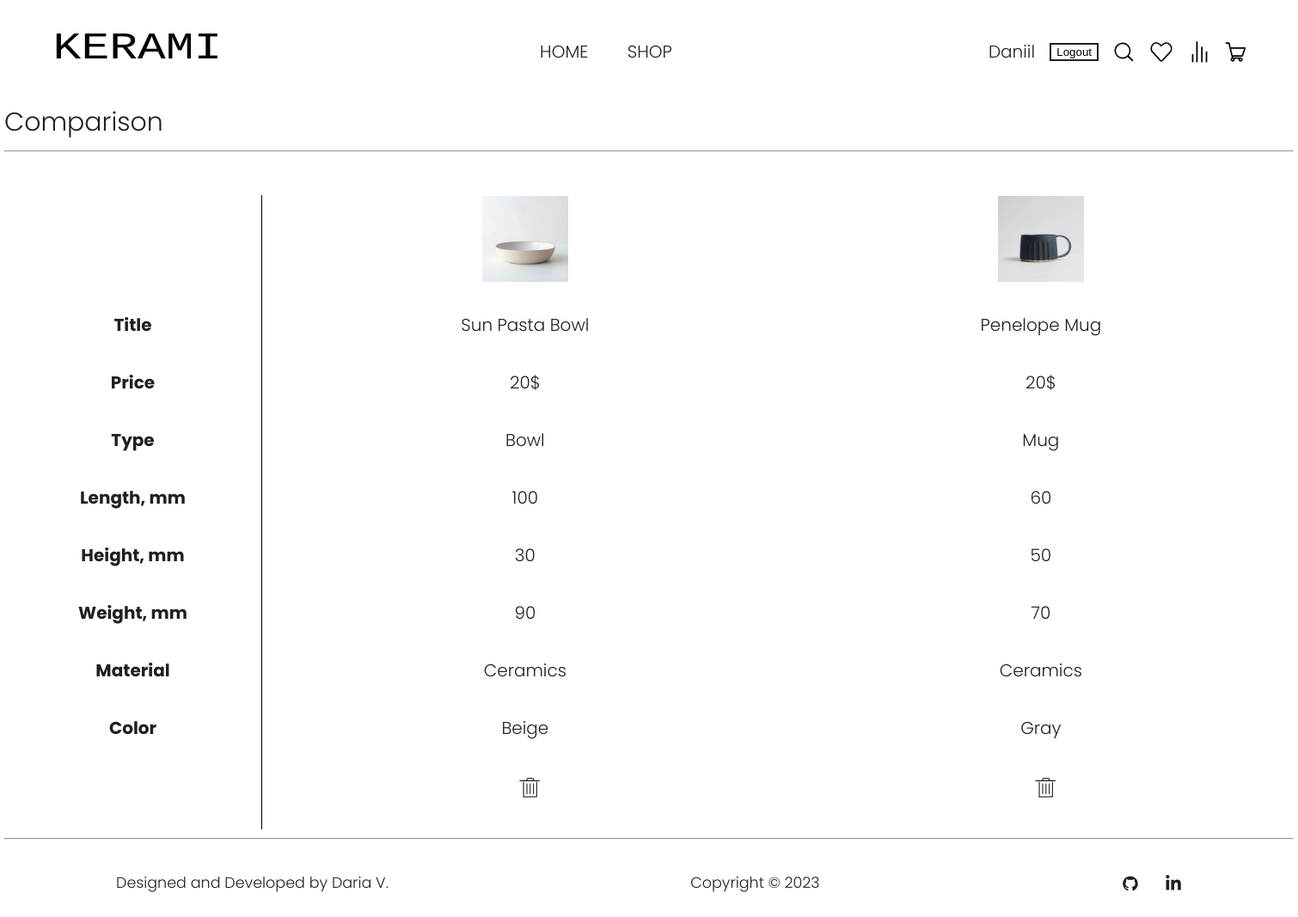
Page /comparison/ (signed in) on the earlier database version.
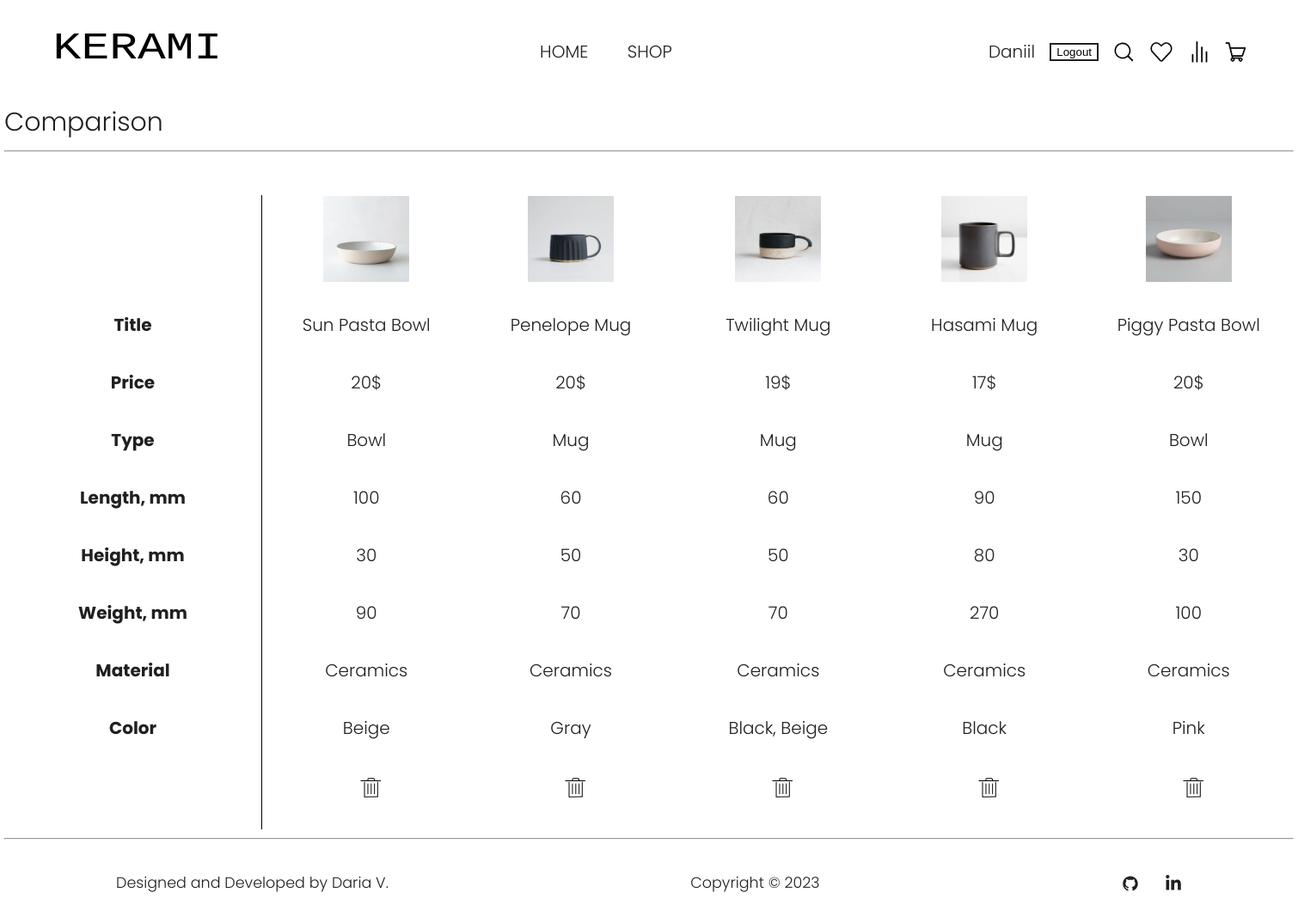
Same page on the later database version.
### home/models.py (models this page shows, shortened)
class Menu(models.Model):
    title = models.CharField(max_length=100)
    url = models.CharField(max_length=100)
    class Meta:
        verbose_name = 'Menu'
        verbose_name_plural = 'Menu'

### comparison/models.py (models this page shows, shortened)
class Comparison(models.Model):
    title = models.CharField(max_length=50)
    price = models.CharField(max_length=5)
    category = models.CharField(max_length=100, default='another')
    length = models.IntegerField()
    height = models.IntegerField()
    weight = models.IntegerField()
    material = models.CharField(max_length=20)
    color = models.CharField(max_length=20)
    image = models.ImageField(upload_to='comparison/images')
    user = models.ForeignKey(User, on_delete=models.CASCADE)
    main_item = models.ForeignKey(Item, on_delete=models.CASCADE)

### comparison/views.py (the view)
# urls.py: path('comparison/', views.all_items_for_comparison, name='comparison'),
def all_items_for_comparison(request):
    menu = Menu.objects.all()
    compared_items = Comparison.objects.filter(user=request.user)
    return render(request, 'comparison/comparison.html', {'compared_items': compared_items, 'menu': menu})

### templates/comparison/comparison.html (shortened to what this page needs)
{% extends 'home/base.html' %}
{% load static %}
{% block css %}
<link rel="stylesheet" href="{% static 'css/comparison.css' %}">
{% endblock %}
{% block content %}
<main>
    <section class="comparison-page">
        <div class="comparison container">
            <h1 class="comparison-title">Comparison</h1>
            <hr>
            {% if compared_items %}
            <div class="items-comparison-table">
                <table class="comparison-table">
                    <thead class="titles-row">
                    <tr class="table-row-titles">
                        <th class="product-thumbnail"></th>
                        <th class="product-name">Title</th>
                        <th class="product-price">Price</th>
                        <th class="product-type">Type</th>
                        <th class="product-length">Length, mm</th>
                        <th class="product-height">Height, mm</th>
                        <th class="product-weight">Weight, mm</th>
                        <th class="product-material">Material</th>
                        <th class="product-color">Color</th>
                        <th class="product-remove">&nbsp;</th>
                    </tr>
                    </thead>
                    <tbody class="items-body-table">
                    {% for item in compared_items %}
                    <tr>
                        <th class="product-thumbnail"><img src="{{ item.image.url }}" alt="{{ item.title }}"></th>
                        <td class="product-name">{{ item.title }}</td>
                        <td class="product-price">{{ item.price }}</td>
                        <td class="product-type">{{ item.category }}</td>
                        <td class="product-length">{{ item.length }}</td>
                        <td class="product-height">{{ item.height }}</td>
                        <td class="product-weight">{{ item.weight }}</td>
                        <td class="product-material">{{ item.material }}</td>
                        <td class="product-color">{{ item.color }}</td>
                        <td class="product-remove">&nbsp;
                            <a href="{% url 'delete-compare-item' item.pk %}">
                            </a>
                        </td>
                    </tr>
                    {% endfor %}
                    </tbody>
                </table>
            </div>
            {% endif %}
            <hr>
        </div>
    </section>
</main>
{% endblock %}

### templates/home/base.html (shortened to what this page needs)
<!DOCTYPE html>
{% load static %}
<html lang="en">
<head>
    <link rel="stylesheet" href="{% static 'css/base.css' %}">
    {% block css %}{% endblock %}
</head>
<body>
{% block header %}
<header class="header-menu">
    <div class="header container">
        <div class="logo">
            <a href="{% url 'home' %}"><img src="{% static 'home/logo_ceramics.svg' %}" alt="KERAMI"></a>
        </div>
        <nav class="menu-nav">
            {% for m in menu %}
            <a class="menu-nav-item" href="{{ m.url }}">{{ m.title }}</a>
            {% endfor %}
        </nav>
        <div class="right-items">
            {% if user.is_authenticated %}
            <a href="#">{{ user.username }}</a>
            <form action="{% url 'logout' %}" method="post">
                <button class="logout-btn">Logout</button>
            </form>
            {% else %}
            <a href="{% url 'login' %}">LOGIN</a>
            {% endif %}
            <a class="link-svg" href="#">
            </a>
            {% if user.is_authenticated %}
            <a class="link-svg" href="{% url 'favourites' %}">
                {% else %}
                <a class="link-svg" href="{% url 'login' %}">
                    {% endif %}
                </a>
            {% if user.is_authenticated %}
            <a class="link-svg" href="{% url 'comparison' %}">
                {% else %}
                <a class="link-svg" href="{% url 'login' %}">
                    {% endif %}
                </a>
            {% if user.is_authenticated %}
            <a class="link-svg" href="{% url 'cart' %}">
                {% else %}
                <a class="link-svg" href="{% url 'login' %}">
                    {% endif %}
                </a>
        </div>
    </div>
</header>
{% endblock header %}
{% block content %}
{% endblock content%}
<footer class="footer-nav">
    <div class="page-footer_wrapper container">
        <div class="footer-designer-name">
            <h3>Designed and Developed by Daria V.</h3>
        </div>
        <div class="footer-copyright">
            <h3>Copyright © 2023</h3>
        </div>
        <div class="footer-body">
            <ul class="footer-icons">
                <li class="social-icon">
                    <a href="https://github.com/dariavarlamovaa" target="_blank"
                       rel="noopener noreferrer">
                    </a>
                </li>
                <li class="social-icon">
                    <a href="https://www.linkedin.com/in/daria-varlamova-091537270/"
                       target="_blank" rel="noopener noreferrer">
                    </a>
                </li>
            </ul>
        </div>
    </div>
</footer>
</body>
</html>

### home/static/css/base.css (style rules this page uses)
html { height: 100%; position: relative; }
body { font-family: 'Poppins', sans-serif; font-weight: 300; font-size: 20px; color: #211f1f; background-color: #FFFFFF; margin: 0; padding: 0; min-height: 100%; display: flex; flex-direction: column; }
a { text-decoration: none; color: #211f1f; }
h1, h2, h3, p { margin: 0; font-weight: 300; }
li, ul { margin: 0; padding: 0; }
svg { vertical-align: middle; }
.container { width: 1240px; margin: 0 auto; position: relative; }
main { flex: 1; }
.header { max-height: 77px; width: 100%; display: flex; align-items: center; justify-content: space-between; padding: 60px 60px; box-sizing: border-box; }
.logo img { width: 200px; height: 50px; }
.menu-nav-item { background: transparent; cursor: pointer; border: 0; margin: 20px; font-size: 20px; }
.right-items { display: flex; justify-content: space-between; min-width: 300px; align-items: center; }
.link-svg { display: flex; align-items: center; }
.page-footer_wrapper { display: flex; flex-wrap: wrap; justify-content: space-between; box-sizing: border-box; padding: 20px 0; font-size: 15px; align-items: center; }
.footer-icons { list-style: none; display: flex; gap: 30px; padding: 0; }
.footer-designer-name, .footer-copyright, .footer-body { height: 40px; display: flex; align-items: center; }
.social-icon a { color: #FFF; }
.logout-btn { border: 2px solid #211f1f; background-color: #FFFFFF; display: flex; align-items: center; }

### comparison/static/css/comparison.css (style rules this page uses)
.comparison { width: 1500px; }
.comparison-title + hr { margin-bottom: 50px; }
.comparison-table { width: 100%; text-align: center; display: flex; justify-content: center; position: relative; }
.items-body-table { display: flex; align-items: stretch; width: 80%; }
.comparison-table tr { display: flex; flex-wrap: wrap; align-content: flex-start; }
.comparison-table th, .comparison-table td { flex-basis: 100%; margin-bottom: 35px; text-align: center; }
.titles-row { width: 20%; border-right: 1px solid black; box-sizing: border-box; }
.product-thumbnail { width: 150px; height: 100px; box-sizing: border-box; }
.product-thumbnail img { width: 100px; height: 100px; }

Differences in the rows shown:
added Comparison: image (picture), title "Twilight Mug", price "19$", category "Mug", length "60", height "50", weight "70", material "Ceramics", color "Black, Beige"
added Comparison: image (picture), title "Hasami Mug", price "17$", category "Mug", length "90", height "80", weight "270", material "Ceramics", color "Black"
added Comparison: image (picture), title "Piggy Pasta Bowl", price "20$", category "Bowl", length "150", height "30", weight "100", material "Ceramics", color "Pink"
